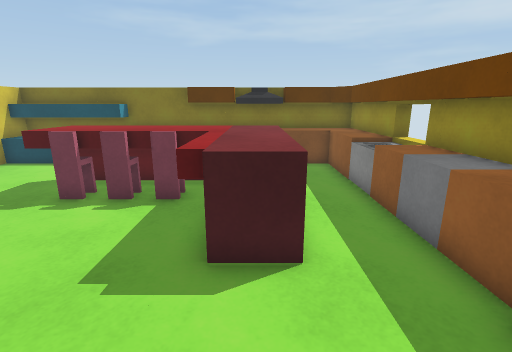
View 1 (above)

12 first-person views from a walk through a 3-D level made in the Unity game engine. The camera is 1.3 m above the floor, tilts 14° down and sees 85° across. The floor is counted in squares, 0.5 m on a side. Each view is taken from the middle of a square. On the plan, view 1 faces up. The plan holds only what a view shows up to about 19 squares ahead; the rest is blank. The player is left out. Some surface patterns are stand-ins.

View 2
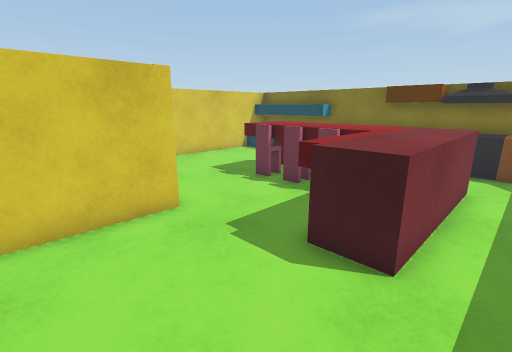

View 3
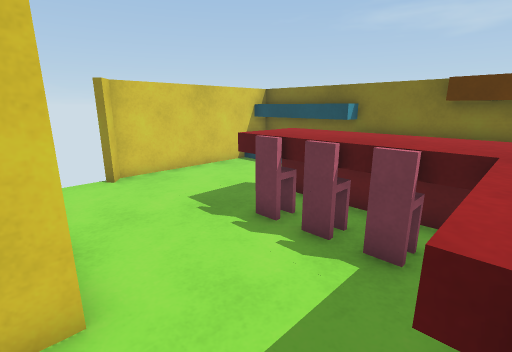

View 4
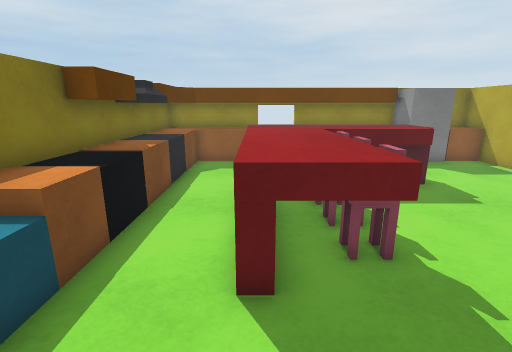

View 5
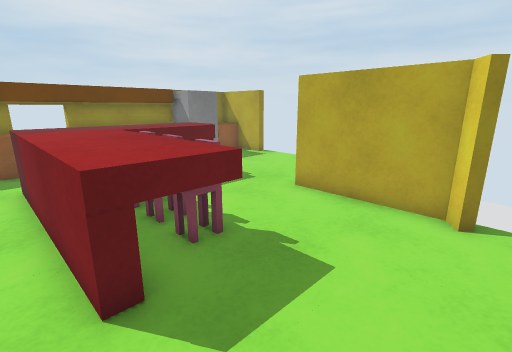

View 6
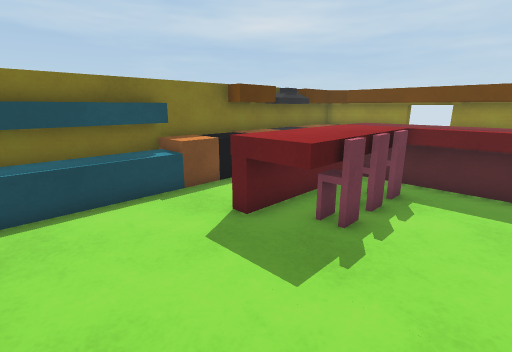

View 7
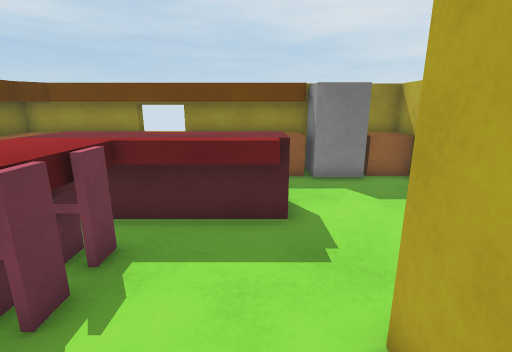

View 8
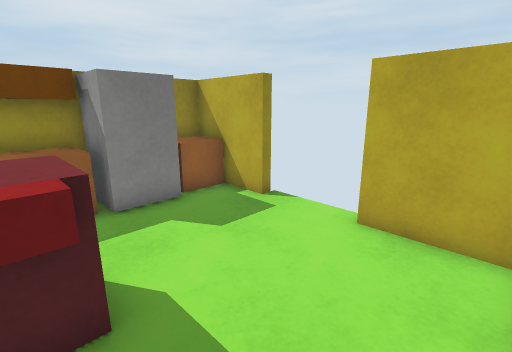

View 9
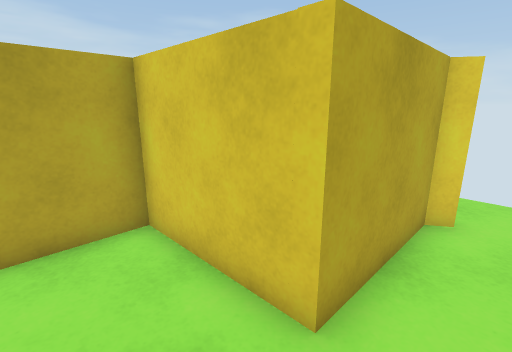

View 10
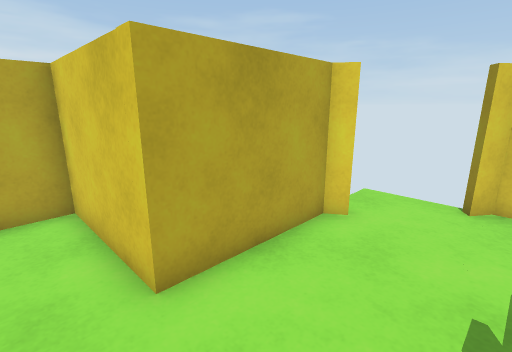

View 11
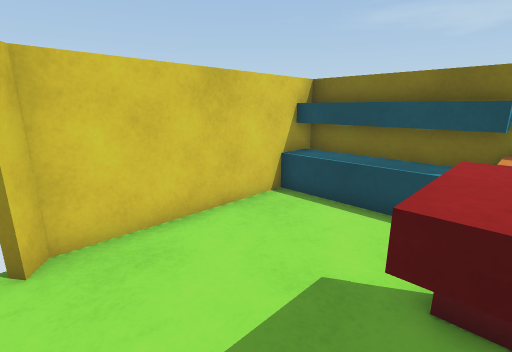

View 12
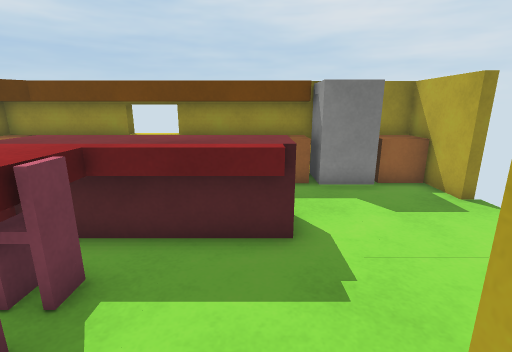

### Floor plan
Key: @ floor where view 1 was taken; # wall or solid block; . main floor; - floor 0.5 m lower than the main floor; = window, fence, low wall or low ledge; ^ raised ledge; C chair; O other object.
Columns run from 12 left of view 1 to 5 right of it. Each row starts with its distance up from view 1.
 15 ##################
 14 #OOOOOO^^#########
 13 #OOOOO^^^^^===^^^#
 12 #...............^#
 11 #...............^#
 10 #....OOOOOOOOO..^#
  9 #....OOOOOOOOO..^#
  8 #....OCCCCCOOO..^#
  7 #..........OOO..^#
  6 #..........OOO..^#
  5 -..........OOO..^#
  4 -..#####...OOO..^#
  3  --######......###
  2        ##......##
  1        ##......##
  0   --   ##...@...^#
 -1   --    ###...####
 -2   --

Where each view was taken, in squares from view 1:
view 1: 0 up, 0 right, facing up
view 2: 0 up, 2 right, facing up-left
view 3: 3 up, 1 left, facing up-left
view 4: 10 up, 10 left, facing right
view 5: 11 up, 10 left, facing down-right
view 6: 5 up, 11 left, facing up-right
view 7: 5 up, 7 left, facing right
view 8: 5 up, 4 left, facing down-right
view 9: 5 up, 2 left, facing down-left
view 10: 7 up, 3 left, facing down-left
view 11: 6 up, 6 left, facing up-left
view 12: 5 up, 6 left, facing right
